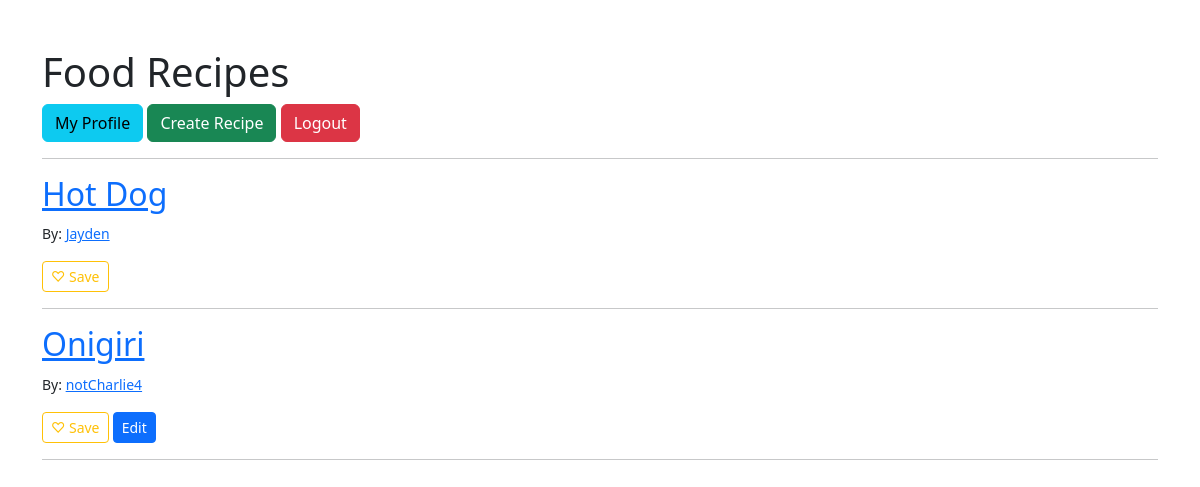
Before: /recipes (signed in) with the older database file.
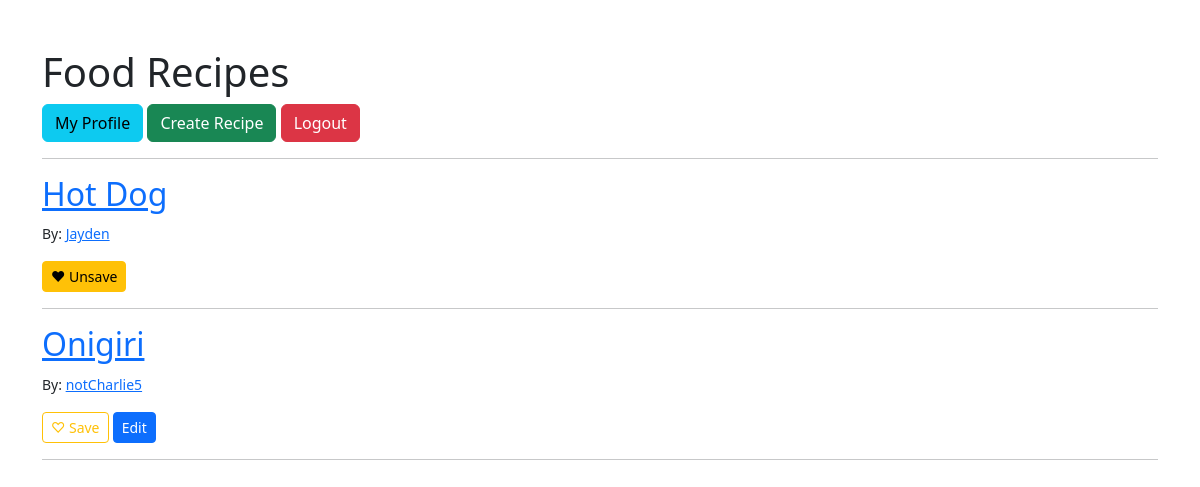
After: the same page with the newer database file.
### app/models.py (models this page shows, shortened)
class Recipe(db.Model):
    id = sa.Column(sa.Integer, primary_key=True)
    title = sa.Column(sa.String(80), nullable=False)
    description = sa.Column(sa.Text, nullable=False)
    ingredients = sa.Column(sa.Text, nullable=False)
    instructions = sa.Column(sa.Text, nullable=False)
    created_at = sa.Column(sa.DateTime, default=datetime.utcnow)
    user_id = sa.Column(sa.Integer, sa.ForeignKey("user.id"), nullable=False)
    comments = so.relationship('Comment', backref='recipe', lazy=True)
    favorites = so.relationship('Favorite', backref='recipe', lazy='dynamic')

class User(UserMixin, db.Model):
    id = sa.Column(sa.Integer, primary_key=True)
    display_name = sa.Column(sa.String(64), nullable=True)
    username = sa.Column(sa.String(64), index=True, unique=True, nullable=False)
    email = sa.Column(sa.String(120), index=True, unique=True, nullable=False)
    password_hash = sa.Column(sa.String(256), nullable=False)
    recipes = so.relationship("Recipe", backref="author", lazy=True)
    comments = so.relationship('Comment', backref='author', lazy=True)
    ratings = so.relationship('CommentRating', backref='rater', lazy=True)
    favorites = so.relationship('Favorite', backref='user', lazy='dynamic')
    def has_favorited(self, recipe):
        return Favorite.query.filter_by(user_id=self.id, recipe_id=recipe.id).first() is not None

### app/routes.py (the view)
@main.route("/recipes")
@login_required
def recipes():
    recipes = Recipe.query.all()
    return render_template("recipes.html", recipes=recipes)

### app/models.py (called while the page is built)
@login.user_loader
def load_user(user_id):
    return User.query.get(int(user_id))

### app/templates/recipes.html (shortened to what this page needs)
<!doctype html>
<html lang="en">
<head>
  <link rel="stylesheet" href="https://cdn.jsdelivr.net/npm/bootstrap@5.3.0/dist/css/bootstrap.min.css">
</head>
<body>
  <div class="container mt-5">
    <h1>Food Recipes</h1>
    <div class="mb-3">
    	<a href="{{ url_for('main.view_profile', user_id=current_user.id) }}" class="btn btn-info">My Profile</a>
      	<a href="{{ url_for('main.new_recipe') }}" class="btn btn-success">Create Recipe</a>
      	<a href="{{ url_for('main.logout') }}" class="btn btn-danger">Logout</a>
    </div>
    <hr>
    {% for recipe in recipes %}
      <div class="mb-3">
        <h2>
          <a href="{{ url_for('main.view_recipe', recipe_id=recipe.id) }}">{{ recipe.title }}</a>
        </h2>
        <p><small>By:
		<a href="{{ url_for('main.view_profile', user_id=recipe.author.id) }}">
			{{ recipe.author.display_name or recipe.author.username }}
  		</a>
	</small></p>
	{% if current_user.is_authenticated %}
  		<form action="{{ url_for('main.toggle_favorite', recipe_id=recipe.id) }}" method="post" style="display:inline;">
    			{% if current_user.has_favorited(recipe) %}
      				<button type="submit" class="btn btn-warning btn-sm">♥ Unsave</button>
    			{% else %}
      				<button type="submit" class="btn btn-outline-warning btn-sm">♡ Save</button>
    			{% endif %}
  		</form>
	{% endif %}
        {% if current_user.is_authenticated and current_user.id == recipe.user_id %}
          <a href="{{ url_for('main.edit_recipe', recipe_id=recipe.id) }}" class="btn btn-primary btn-sm">Edit</a>
        {% endif %}
      </div>
      <hr>
    {% else %}
      <p>No recipes available.</p>
    {% endfor %}
  </div>
</body>
</html>

Changed rows visible on the page:
computed for Recipe "Hot Dog": text "♡ Save" → "♥ Unsave"
changed through a linked row, Recipe "Onigiri": author "notCharlie4" → "notCharlie5"
